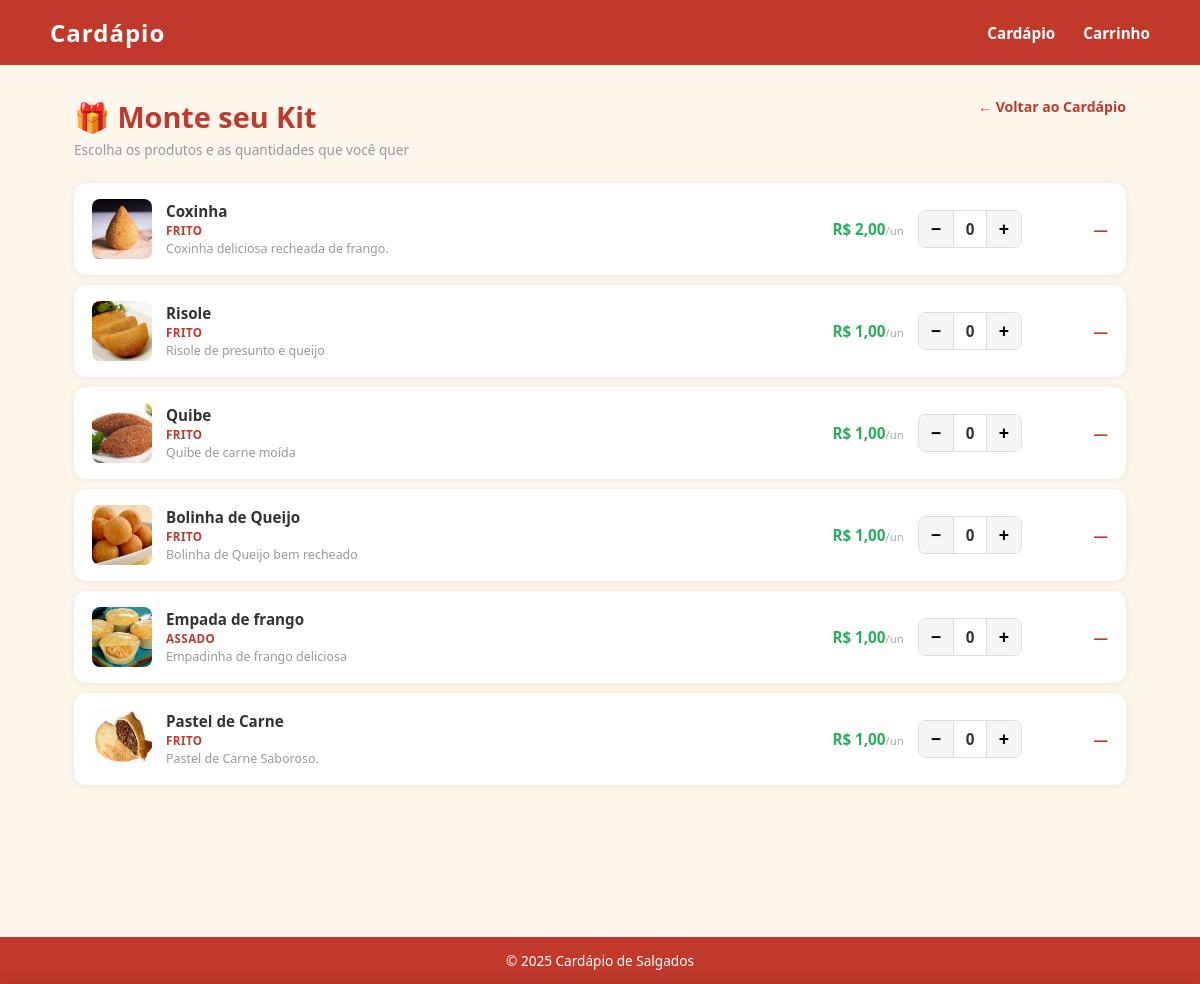
Page /montar-kit on the committed database.
### app.py (models this page shows)
class Produto(db.Model):
    id = db.Column(db.Integer, primary_key=True)
    nome = db.Column(db.String(100), nullable=False)
    descricao = db.Column(db.Text, nullable=True)
    preco = db.Column(db.String(20), nullable=False)
    categoria = db.Column(db.String(50), nullable=False)
    imagem = db.Column(db.String(200), nullable=True)
    visivel = db.Column(db.Boolean, default=True)
    estoque = db.Column(db.Integer, nullable=True, default=None)

### app.py (the view)
@app.route('/montar-kit')
def montar_kit():
    produtos = Produto.query.filter_by(visivel=True).all()
    return render_template('montar_kit.html', produtos=produtos)

### templates/montar_kit.html (shortened to what this page needs)
{% extends 'index.html' %}
{% block conteudo %}
<div class="mk-topo">
    <div>
        <h2 class="titulo-pagina" style="margin-bottom:4px">🎁 Monte seu Kit</h2>
        <p class="admin-sub">Escolha os produtos e as quantidades que você quer</p>
    </div>
    <a href="{{ url_for('cardapio') }}" class="breadcrumb">← Voltar ao Cardápio</a>
</div>
{% if produtos %}
<div class="mk-lista">
    {% for p in produtos %}
    <div class="mk-item" id="mk-row-{{ p.id }}"
         data-id="{{ p.id }}"
         data-nome="{{ p.nome }}"
         data-preco="{{ p.preco }}"
         data-imagem="{{ p.imagem or '' }}">
        {% if p.imagem %}
            <img src="{{ url_for('static', filename='uploads/' + p.imagem) }}"
                 alt="{{ p.nome }}" class="mk-thumb">
        {% else %}
            <div class="mk-thumb mk-sem-foto"></div>
        {% endif %}
        <div class="mk-info">
            <strong>{{ p.nome }}</strong>
            <span class="mk-cat">{{ p.categoria }}</span>
            {% if p.descricao %}
                <span class="mk-desc">{{ p.descricao }}</span>
            {% endif %}
        </div>
        <div class="mk-preco-unit">R$ {{ p.preco }}<span>/un</span></div>
        <div class="mk-controles">
            <button type="button" class="qtd-btn" onclick="decrementarMk(this)">−</button>
            <span class="qtd-num mk-qtd">0</span>
            <button type="button" class="qtd-btn" onclick="incrementarMk(this)">+</button>
        </div>
        <div class="mk-subtotal" id="mk-sub-{{ p.id }}">—</div>
    </div>
    {% endfor %}
</div>
{% else %}
    <p class="vazio">Nenhum produto disponível ainda.</p>
{% endif %}
{% endblock %}

### templates/index.html (shortened to what this page needs)
<!DOCTYPE html>
<html lang="pt-br">
<head>
    <link rel="stylesheet" href="{{ url_for('static', filename='css/style.css') }}">
</head>
<body>
    <header>
        <div class="header-content">
            <h1 class="logo">Cardápio</h1>
            <nav>
                {% if session.get('admin_logado') %}
                    <a href="{{ url_for('admin') }}">Admin</a>
                    <a href="{{ url_for('logout') }}" class="nav-sair">Sair</a>
                {% else %}
                    <a href="{{ url_for('cardapio') }}">Cardápio</a>
                    <a href="{{ url_for('carrinho') }}" class="nav-carrinho">
                        Carrinho
                    </a>
                {% endif %}
            </nav>
        </div>
    </header>
    <main class="container">
        {% block conteudo %}{% endblock %}
    </main>
    <footer>
        <p>&copy; 2025 Cardápio de Salgados</p>
    </footer>
</body>
</html>

### static/css/style.css (style rules this page uses)
* { margin: 0; padding: 0; box-sizing: border-box; }
body { font-family: 'Segoe UI', Tahoma, Geneva, Verdana, sans-serif; background-color: #fdf6ec; color: #333; display: flex; flex-direction: column; min-height: 100vh; }
header { background-color: #c0392b; padding: 16px 32px; color: white; }
.header-content { display: flex; justify-content: space-between; align-items: center; max-width: 1100px; margin: 0 auto; }
.logo { font-size: 1.5rem; font-weight: 700; letter-spacing: 1px; }
nav a { color: white; text-decoration: none; margin-left: 24px; font-weight: 600; font-size: 0.95rem; transition: opacity 0.2s; }
.container { max-width: 1100px; margin: 32px auto; padding: 0 24px; flex: 1; width: 100%; }
footer { background-color: #c0392b; color: white; text-align: center; padding: 14px; font-size: 0.85rem; }
.titulo-pagina { margin-bottom: 24px; font-size: 1.8rem; color: #c0392b; }
.breadcrumb { display: inline-block; color: #c0392b; text-decoration: none; font-size: 0.88rem; font-weight: 600; margin-bottom: 24px; }
.nav-carrinho { position: relative; display: inline-flex; align-items: center; gap: 4px; }
.qtd-btn { width: 30px; height: 30px; border: 1px solid #ddd; background: white; border-radius: 6px; font-size: 1rem; font-weight: 700; cursor: pointer; display: flex; align-items: center; justify-content: center; transition: background 0.15s; }
.qtd-num { font-size: 1rem; font-weight: 600; min-width: 20px; text-align: center; }
.mk-topo { display: flex; justify-content: space-between; align-items: flex-start; margin-bottom: 24px; flex-wrap: wrap; gap: 10px; }
.mk-lista { display: flex; flex-direction: column; gap: 10px; padding-bottom: 120px; }
.mk-item { display: flex; align-items: center; gap: 14px; background: white; border-radius: 12px; padding: 14px 16px; border: 2px solid transparent; box-shadow: 0 1px 6px rgba(0,0,0,0.07); transition: border-color 0.2s, background 0.2s; }
.mk-thumb { width: 60px; height: 60px; object-fit: cover; border-radius: 8px; flex-shrink: 0; }
.mk-info { flex: 1; display: flex; flex-direction: column; gap: 2px; min-width: 0; }
.mk-info strong { font-size: 0.95rem; white-space: nowrap; overflow: hidden; text-overflow: ellipsis; }
.mk-cat { font-size: 0.72rem; color: #c0392b; font-weight: 700; text-transform: uppercase; letter-spacing: 0.5px; }
.mk-desc { font-size: 0.78rem; color: #999; white-space: nowrap; overflow: hidden; text-overflow: ellipsis; }
.mk-preco-unit { font-size: 0.95rem; font-weight: 700; color: #27ae60; flex-shrink: 0; text-align: right; min-width: 64px; }
.mk-preco-unit span { font-size: 0.72rem; color: #aaa; font-weight: 400; }
.mk-controles { display: flex; align-items: center; gap: 0; border: 1px solid #ddd; border-radius: 8px; overflow: hidden; flex-shrink: 0; }
.mk-controles .qtd-btn { width: 34px; height: 36px; border: none; background: #f5f5f5; font-size: 1.1rem; font-weight: 700; cursor: pointer; transition: background 0.15s; border-radius: 0; }
.mk-controles .qtd-num { width: 34px; text-align: center; font-size: 0.95rem; font-weight: 700; border-left: 1px solid #ddd; border-right: 1px solid #ddd; line-height: 36px; }
.mk-subtotal { min-width: 72px; text-align: right; font-size: 0.9rem; font-weight: 700; color: #c0392b; flex-shrink: 0; }
.admin-sub { font-size: 0.85rem; color: #999; margin-top: 2px; }

### rows in the picture
Produto: imagem (picture), nome "Coxinha", categoria "FRITO", descricao "Coxinha deliciosa recheada de frango.", preco "2,00"
Produto: imagem (picture), nome "Risole", categoria "FRITO", descricao "Risole de presunto e queijo", preco "1,00"
Produto: imagem (picture), nome "Quibe", categoria "FRITO", descricao "Quibe de carne moída", preco "1,00"
Produto: imagem (picture), nome "Bolinha de Queijo", categoria "FRITO", descricao "Bolinha de Queijo bem recheado", preco "1,00"
Produto: imagem (picture), nome "Empada de frango", categoria "ASSADO", descricao "Empadinha de frango deliciosa", preco "1,00"
Produto: imagem (picture), nome "Pastel de Carne", categoria "FRITO", descricao "Pastel de Carne Saboroso.", preco "1,00"
